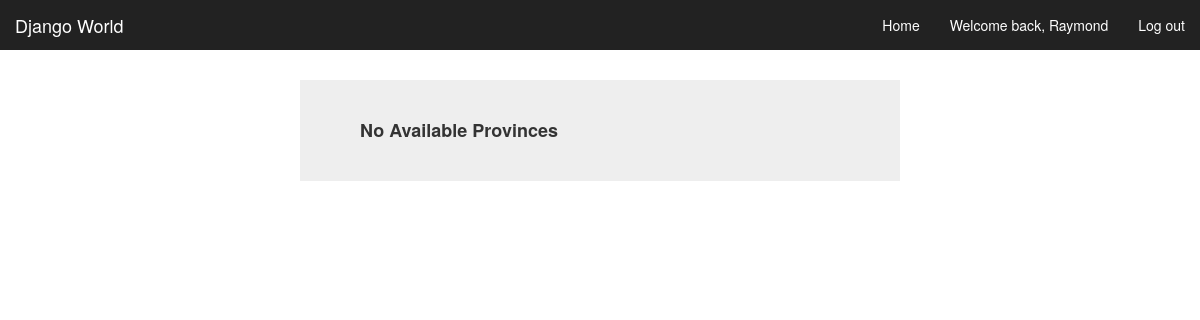
The app's page /searchlocations/ (signed in), older data.
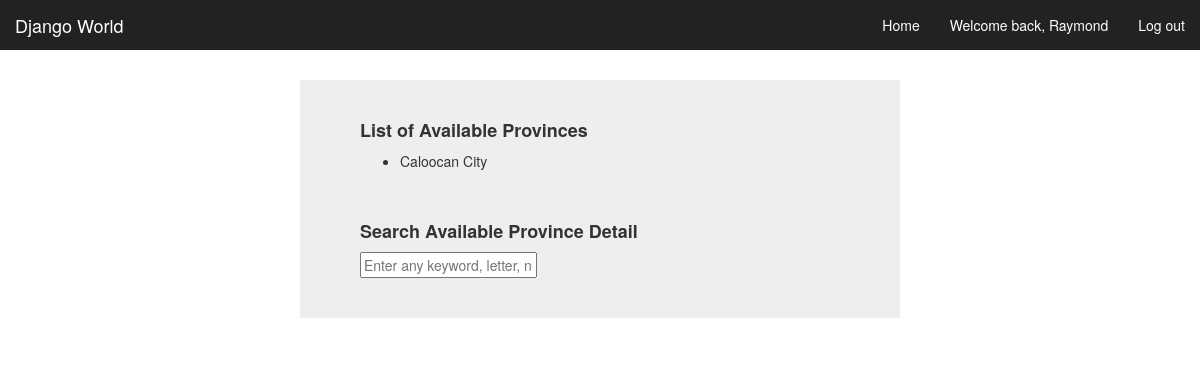
The same page, newer data.
### searchlocations/models.py (models this page shows)
class Province(models.Model):
    city = models.CharField("City/Municipality", max_length=255, null=True, blank=True)
    region = models.CharField(max_length=55, null=True, blank=True)
    area = models.DecimalField(max_digits=10, decimal_places=2, null=True, blank=True)
    products = models.CharField(max_length=255, null=True, blank=True)
    class Meta:
      verbose_name_plural = "provinces"
    def __str__(self):
        return self.city

### searchlocations/views.py (the view)
class ProvincePageView(ListView):
    model = Province
    template_name = 'searchlocations/search_base.html'

### searchlocations/templates/searchlocations/search_base.html
{% extends "_indextopbar.html" %}
{% block body_content %}
<div style="margin: 20px;">
{% for province in object_list %}
<h4><strong>List of Available Provinces</strong></h4>
    <ul>
      <li>
        {{ province }}
      </li>
    </ul>
    <h4 style="margin-top: 50px;"><strong>Search Available Province Detail</strong></h4>
    <form action="{% url 'searchlocations:search_result_list' %}" method="get">
        <input name="q" type="text" placeholder="Enter any keyword, letter, number..." autocomplete="off">
    </form>
{% empty %}
<h4><strong>No Available Provinces</strong></h4>
{% endfor %}
</div>
{% endblock %}

### templates/_indextopbar.html (shortened to what this page needs)
<!DOCTYPE html>
<html lang="en">
    <head>
        {% load static%}
        <link rel="stylesheet" href="https://maxcdn.bootstrapcdn.com/bootstrap/3.3.6/css/bootstrap.min.css">
        <link rel="stylesheet" href="{% static 'css/goal.css' %}">
        <link rel="stylesheet" href="https://use.fontawesome.com/releases/v5.6.1/css/all.css">
    </head>
    <body>
        {% if user.is_authenticated  %}
        <nav class="navbar navbar-inverse navbar-fixed-top">
            <div class="container-fluid">
                <div class="navbar-header">
                    <a class="navbar-brand" href="{% url 'home' %}">Django World</a>
                </div>
                <div id="navbar" class="navbar-collapse collapse">
                    <ul class="nav navbar-nav navbar-right">
                        <li><a href="{% url 'home' %}" style="color: white;">Home</a></li>
                        {% if user.is_authenticated  %}
                        <li><a style="color: white;">Welcome back, {{ request.user }}</a></li>
                        <li><a href="{% url 'logout' %}" style="color: white;">Log out</a></li>
                        {% else %}
                        <li><a href="/admin" style="color: white;">Login</a></li>
                        {% endif %}
                    </ul>
                </div>
            </div>
        </nav>
        {% endif %}
        <div class="container-fluid">
            <div class="row" style="display: flex; justify-content: center;">
                <div class="col-sm-12 col-md-6 col-lg-6 col-xl-6 main" style="background-color:#eee; margin: 30px 0px;">
                    {% block body_content %}{% endblock %}
                </div>
            </div>
        </div>
    </body>
</html>

### assets/css/goal.css (style rules this page uses)
body { padding-top: 50px; }
.navbar-fixed-top { border: 0; }
.main { padding: 20px; }
@media (min-width: 768px) { .main { padding-right: 40px; padding-left: 40px; } }

Row changes from the older to the newer data that the page shows:
added Province: city "Caloocan City"
Text that changed along with them:
text no longer shown: "No Available Provinces"
